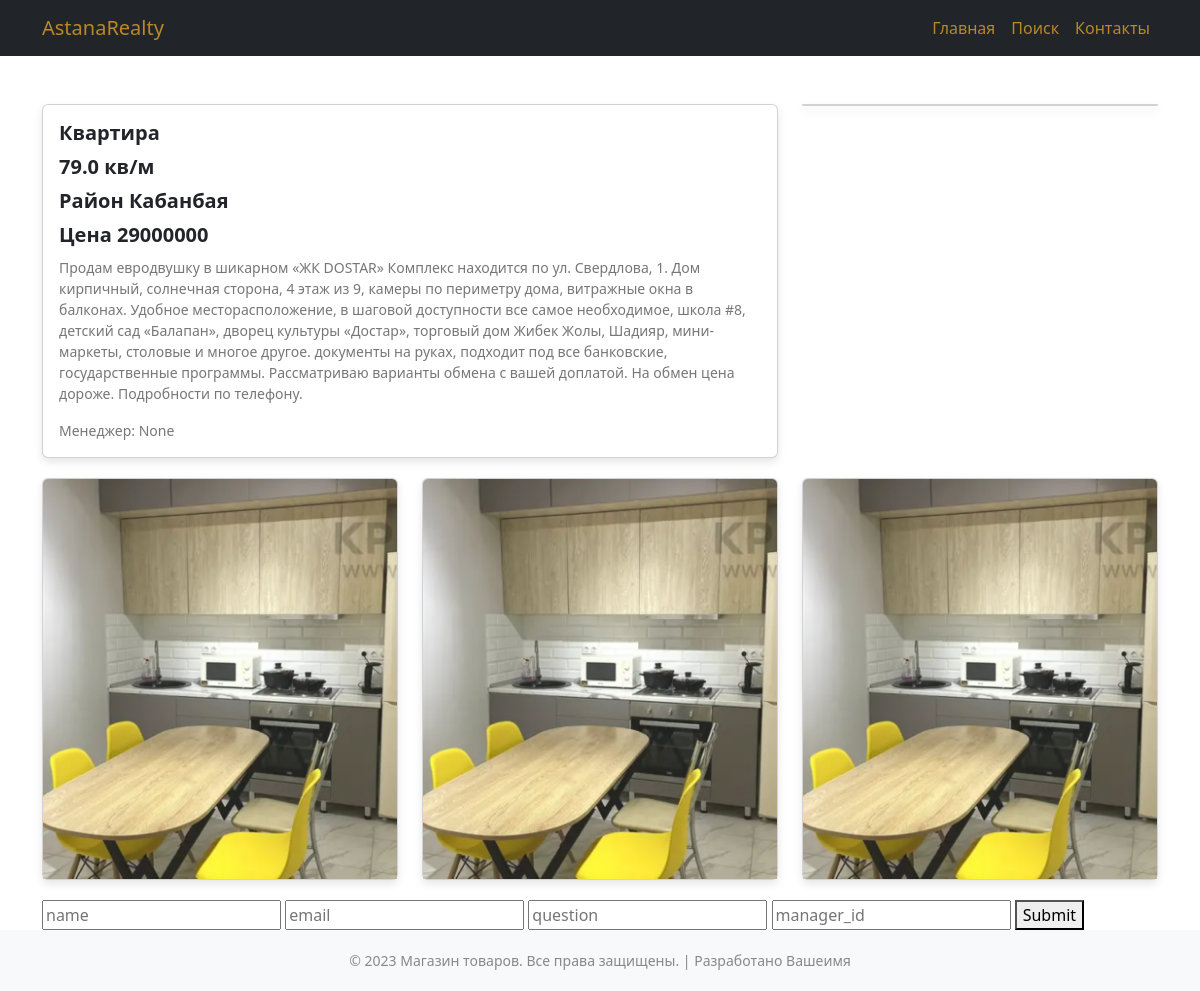
Before: /home/5 with the older database file.
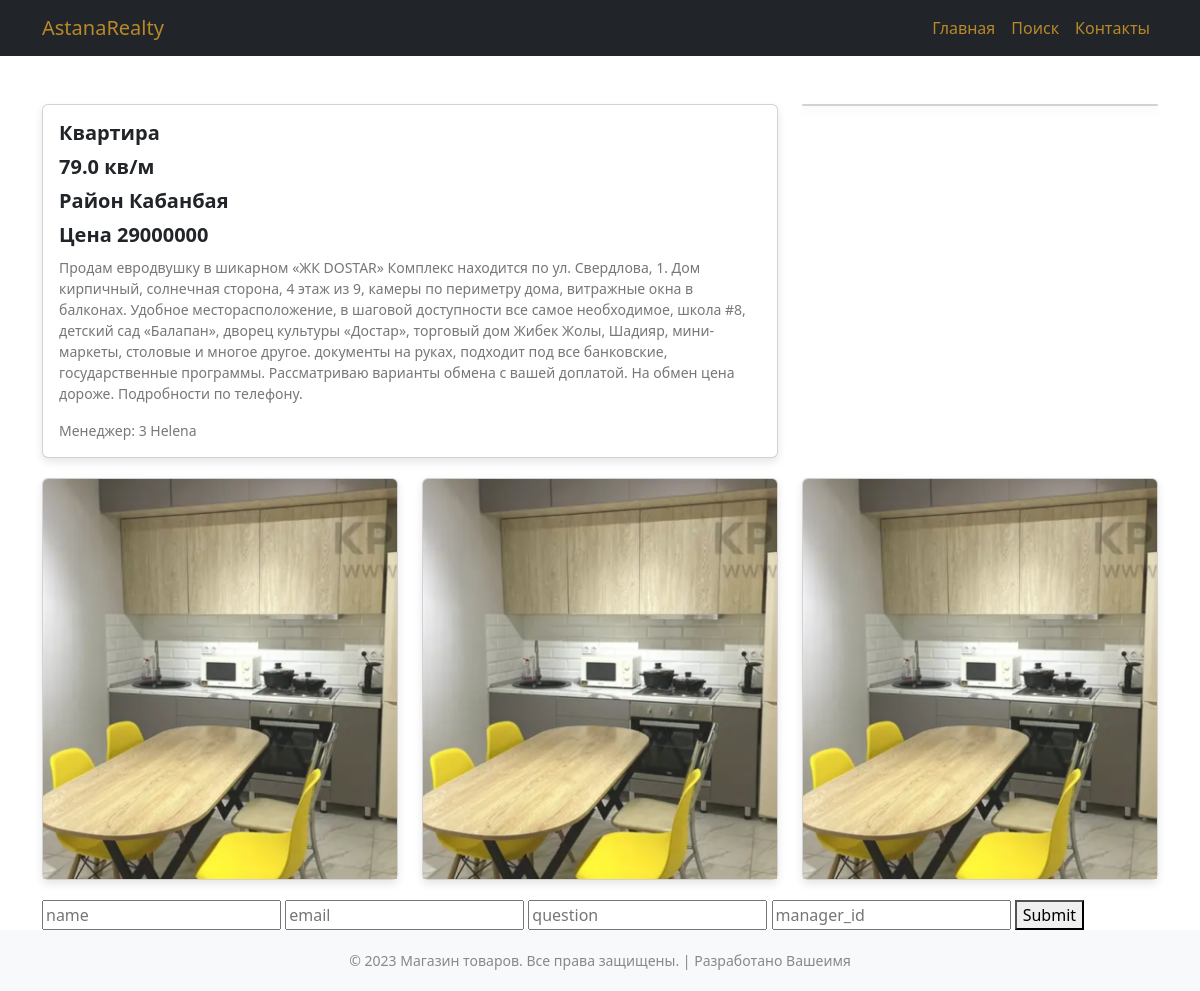
After: the same page with the newer database file.
### homes/models.py (models this page shows, shortened)
class Home(models.Model):
    title = models.CharField(max_length=200, blank=True,null=True)
    info = models.TextField()
    s = models.FloatField()
    district = models.CharField(max_length=200)
    cost = models.IntegerField()
    img = models.ImageField(upload_to='img', blank=True, null=True)
    manager = models.ForeignKey(Manager, on_delete=models.PROTECT, blank=True, null=True)
    category = models.ForeignKey(Category, on_delete=models.PROTECT, blank=True, null=True)

### managers/models.py (models this page shows)
class Manager(models.Model):
    first_name = models.CharField(max_length=50)
    last_name = models.CharField(max_length=50)
    phone = models.CharField(max_length=50)
    email = models.EmailField()
    img = models.ImageField(upload_to='manager_img')
    def __str__(self):
        return f'{self.id}  {self.first_name}'

### homes/views.py (the view)
# urls.py: path('home/<int:pk>', detail_view, name='detail_page'),
def detail_view(request, pk):
    home = Home.objects.get(id=pk)
    if request.method == 'POST':
        form = ApplicationForm(request.POST)
        if form.is_valid():
            form.save()
        return redirect('homes:main_page')
    else:
        form = ApplicationForm()
    return render(request, 'detail.html', {'home': home, 'form': form})

### application/forms.py
class ApplicationForm(forms.ModelForm):
    class Meta:
        model = Application
        fields = ['name', 'email', 'question', 'manager_id']

### templates/detail.html (shortened to what this page needs)
{% extends 'base.html' %}
{% block content %}
<br>
<br>
<div class="container">
    <div class="row">
        <div class="col-md-8">
            <div class="card">
                <div class="card-body">
                    <h5 class="card-title">{{ home.title }}</h5>
                    <h5 class="card-title">{{ home.s }} кв/м</h5>
                    <h5 class="card-title">Район {{ home.district }}</h5>
                    <h5 class="card-title">Цена {{ home.cost }}</h5>
                    <p class="card-text">{{ home.info }}</p>
                    <p class="card-text">Менеджер: {{ home.manager }}</p>
                </div>
            </div>
        </div>
        <div class="col-md-4">
            <div class="card">
            </div>
        </div>
    </div>
    <div class="row">
        <div class="col-md-4">
            <div class="card">
                {% if home.img %}
                <img src="{{ home.img.url }}" class="card-img-top" alt="Товар 1">
                {% else %}
                <img src="https://edit.org/images/cat/book-covers-big-2019101610.jpg" class="card-img-top" alt="Товар 1">
                {% endif %}
            </div>
        </div>
        <div class="col-md-4">
            <div class="card">
                {% if home.img %}
                <img src="{{ home.img.url }}" class="card-img-top" alt="Товар 1">
                {% else %}
                <img src="https://edit.org/images/cat/book-covers-big-2019101610.jpg" class="card-img-top" alt="Товар 1">
                {% endif %}
            </div>
        </div>
        <div class="col-md-4">
            <div class="card">
                {% if home.img %}
                <img src="{{ home.img.url }}" class="card-img-top" alt="Товар 1">
                {% else %}
                <img src="https://edit.org/images/cat/book-covers-big-2019101610.jpg" class="card-img-top" alt="Товар 1">
                {% endif %}
            </div>
        </div>
    </div>
</div>
<div class="container">
    <form action="" method="post">
    <input name="name" placeholder="name">
    <input type="email" name="email" placeholder="email" required>
    <input name="question" placeholder="question">
    <input name="manager_id" placeholder="manager_id">
    <button type="submit"> Submit </button>
    </form>
</div>
{% endblock %}

### templates/base.html (shortened to what this page needs)
{% load static %}
<!DOCTYPE html>
<html>
<head>
  <link rel="stylesheet" href="{% static 'css/butstrap.css' %}">
  <link rel="stylesheet" href="{% static 'css/customcss.css' %}">
</head>
<body>
  <header>
    <nav class="navbar navbar-expand-lg navbar-dark bg-dark">
      <div class="container">
        <a class="navbar-brand" href="{% url 'homes:main_page' %}">AstanaRealty</a>
        <div class="collapse navbar-collapse" id="navbarNav">
          <ul class="navbar-nav ms-auto">
            <li class="nav-item">
              <a class="nav-link" href="{% url 'homes:main_page' %}">Главная</a>
            </li>
            <li class="nav-item">
              <a class="nav-link" href="{% url 'search:main' %}">Поиск</a>
            </li>
            <li class="nav-item">
              <a class="nav-link" href="{% url 'contacts:main' %}">Контакты</a>
            </li>
          </ul>
        </div>
      </div>
    </nav>
  </header>
    {% block content %}
    {% endblock %}
  <footer>
    <div class="container">
      <p class="footer-text">&copy; 2023 Магазин товаров. Все права защищены. | Разработано <a href="#" class="footer-link">Вашеимя</a></p>
    </div>
  </footer>
</body>
</html>

### static/css/customcss.css (style rules this page uses)
.card { margin-bottom: 20px; box-shadow: 0 4px 8px rgba(0,0,0,0.1); transition: transform 0.3s; }
.card img { height: 400px; object-fit: cover; }
.card-title { margin-bottom: 10px; font-size: 20px; font-weight: bold; }
.card-text { color: #777; font-size: 14px; }
.navbar { margin-bottom: 0; }
footer { background-color: #f8f9fa; padding: 20px 0; text-align: center; }
.footer-text { color: #888; font-size: 14px; margin-bottom: 0; }
.footer-link { color: #888; text-decoration: none; }

Changed rows visible on the page:
changed Home "Квартира": manager "None" → "3 Helena"
